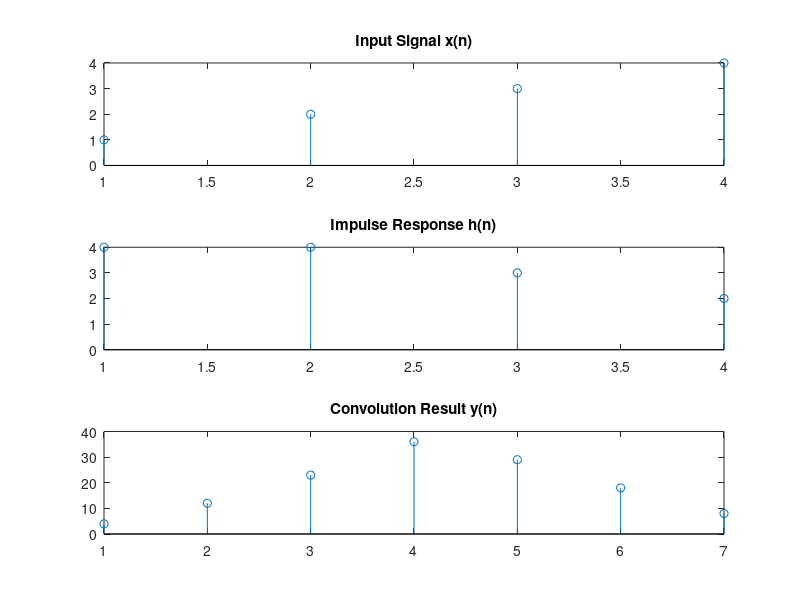

Recreate this plot in MATLAB.
clc
clear all
t=0:1/100:1;
x=[1 2 3 4];
h=[4 4 3 2];
L=length(x);
M=length(h);
N=L+M-1;
for i=1:N
    y(i)=0;
    for j=1:L
        if ((i-j+1)>0 && (i-j)<4)
            y(i)=y(i)+x(j)*h(i-j+1);
            disp(y(i));
        end
    end
end
subplot(3,1,1);
stem(x);
title('Input Signal x(n)');
subplot(3,1,2);
stem(h);
title('Impulse Response h(n)');
subplot(3,1,3);
stem(y);
title('Convolution Result y(n)');
